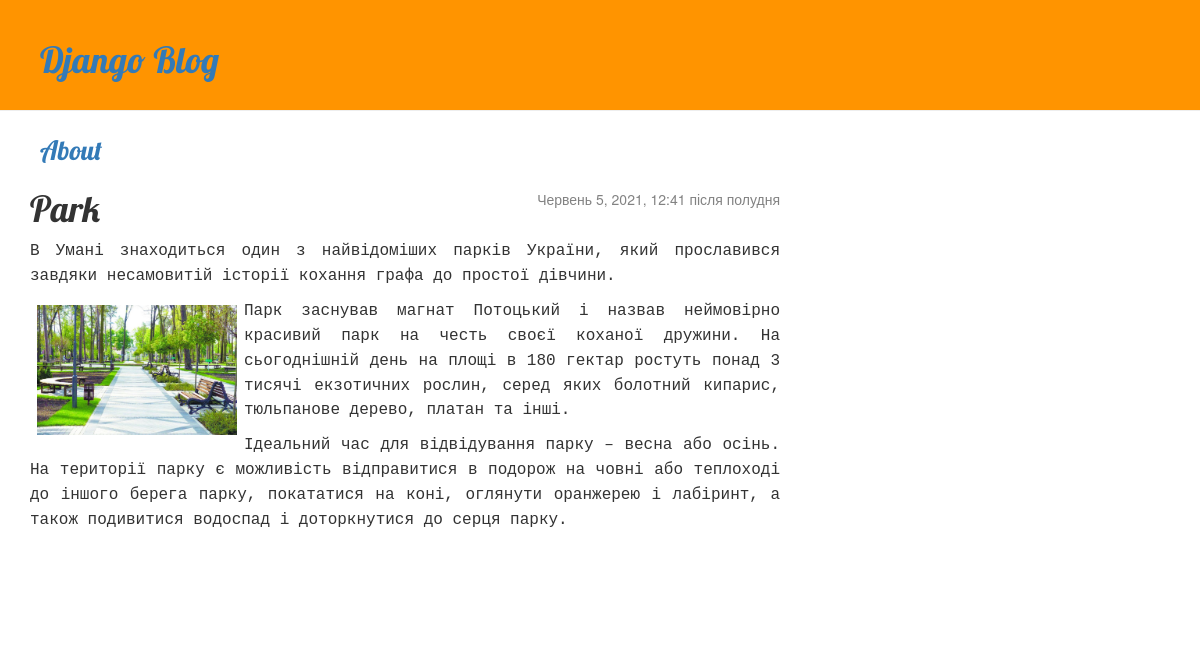
The page /post/10/ on the database its author committed.
### blog/models.py (models this page shows, shortened)
class Post(models.Model):
    author = models.ForeignKey('auth.User', on_delete=models.CASCADE)
    title = models.CharField(max_length=200)
    header_image=models.ImageField(blank=True,null=True, upload_to="images/")
    text = RichTextUploadingField(blank=True,null=True)
    created_date = models.DateTimeField(
            default=timezone.now)
    published_date = models.DateTimeField(
            blank=True, null=True)

### blog/views.py (the view)
# urls.py: url(r'^post/(?P<pk>[0-9]+)/$', views.post_detail, name='post_detail'),
def post_detail(request, pk):
    post = get_object_or_404(Post, pk=pk)
    return render(request, 'blog/post_detail.html', {'post': post})

### blog/templates/blog/post_detail.html (shortened to what this page needs)
{% extends 'blog/base.html' %}
{% block content %}
    <div class="post">
        {% if post.published_date %}
            <div class="date">
                 {{ post.published_date }}
            </div>
        {% endif %}
        <h1>{{ post.title }}</h1>
		<p>{{ post.text }}</p>
    </div>
	<br>
	<br>
	<br>
{% endblock %}

### blog/static/css/style54321.css (style rules this page uses)
h1, h2, h3, h4 { font-family: 'Lobster', cursive; }
.date { float: right; color: #828282; }

### rows shown on the page
Post: published_date "Червень 5, 2021, 12:41 після полудня", title "Park", text "В Умані знаходиться один з найвідоміших парків України, який прославився завдяки несамовитій історії кохання графа до простої дівчини. Парк заснував магнат Потоцький і назвав неймовірно красивий парк на честь своєї коханої дружини. На сьогоднішній день на площі в 180 гектар ростуть понад 3 тисячі екзотичних рослин, серед яких болотний кипарис, тюльпанове дерево, платан та інші. Ідеальний час для відвідування парку – весна або осінь. На території парку є можливість відправитися в подорож на човні або теплоході до іншого берега парку, покататися на коні, оглянути оранжерею і лабіринт, а також подивитися водоспад і доторкнутися до серця парку.", text (picture)
